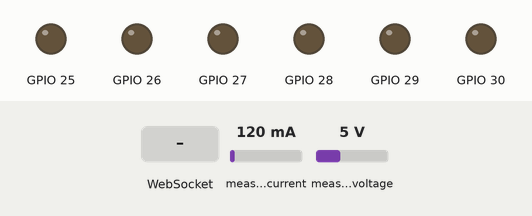
This sketch was run on a simulated ESP32. Shown: output pins drawn as LEDs (lit = HIGH). Inputs (shaded band) come from the test bench; at power-on: measured current 120 mA, measured voltage 5 V. WiFi joins after 1.5 s; servers stay silent unless stated; what the sketch prints to the serial monitor is not drawn.

Above: at 2.7 s.
2.8 s: WebSocket text "updateThreshold" received
At 3.16 s:
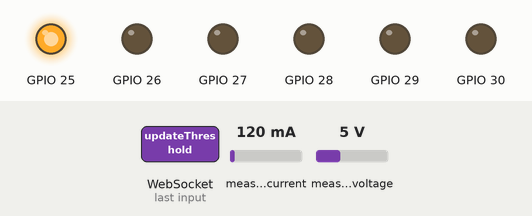
At 3.8 s:
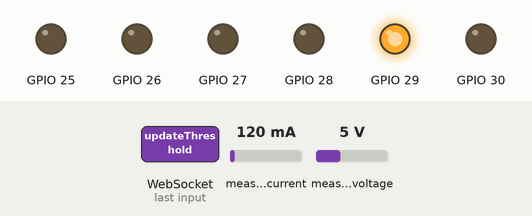
Timing chart, 0 to 13.4 s (numbered marks = the images above; inputs shaded):
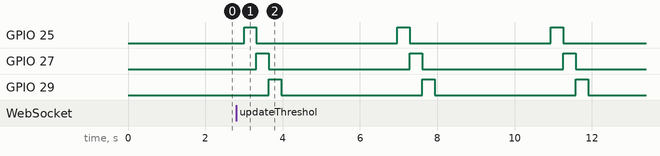

Measured:
- by itself, GPIO 25, GPIO 27, GPIO 29: alternates HIGH for 0.32 s and LOW for 3.6 s

The sketch:

power_monitor2.ino
```cpp
#include <WiFi.h>
#include <WebSocketsClient.h>
#include <ArduinoJson.h>
#include <PZEM004Tv30.h>
#include <vector>

// WiFi credentials for YOUR HOME NETWORK
const char* ssid = "YOUR_WIFI_SSID";
const char* password = "YOUR_WIFI_PASSWORD";

// Cloud WebSocket Server (Replace with your server)
const char* wsHost = "your-cloud-websocket-server.com";
const int wsPort = 443;
const char* wsPath = "/ws";

WebSocketsClient webSocket;
PZEM004Tv30 pzem(Serial2, 16, 17);

class EnergyRoom {
public:
    String id;
    String name;
    float threshold;
    uint8_t measPin;
    uint8_t cutoffPin;
    float currentPower = -1;
    bool cutoffState = false;
    bool bypassDetected = false;

    EnergyRoom(String id, String name, uint8_t mPin, uint8_t cPin, float thresh)
    : id(id), name(name), measPin(mPin), cutoffPin(cPin), threshold(thresh) {
        pinMode(measPin, OUTPUT);
        pinMode(cutoffPin, OUTPUT);
        digitalWrite(measPin, LOW);
        digitalWrite(cutoffPin, LOW);
    }

    void measure() {
        digitalWrite(measPin, HIGH);
        delay(300);
        float power = pzem.power();
        digitalWrite(measPin, LOW);

        if(!isnan(power)) {
            currentPower = power;
            if(power > threshold) {
                digitalWrite(cutoffPin, HIGH);
                cutoffState = true;
            }
        }
        bypassDetected = (cutoffState && currentPower > 10);
    }

    void sendData() {
        DynamicJsonDocument doc(256);
        doc["id"] = id;
        doc["power"] = currentPower;
        doc["threshold"] = threshold;
        doc["cutoff"] = cutoffState;
        doc["bypass"] = bypassDetected;

        String output;
        serializeJson(doc, output);
        webSocket.sendTXT(output);
    }
};

std::vector<EnergyRoom> rooms;
unsigned long lastSend = 0;

void webSocketEvent(WStype_t type, uint8_t* payload, size_t length) {
    switch(type) {
        case WStype_DISCONNECTED:
            Serial.println("Disconnected from cloud!");
            break;

        case WStype_CONNECTED:
            Serial.println("Connected to cloud!");
            // Send initial room configuration
            for(auto& room : rooms) {
                room.sendData();
            }
            break;

        case WStype_TEXT:
            handleCommand(payload, length);
            break;
    }
}

void handleCommand(uint8_t* payload, size_t length) {
    DynamicJsonDocument doc(256);
    deserializeJson(doc, payload, length);

    String command = doc["command"].as<String>();
    String roomId = doc["id"].as<String>();

    for(auto& room : rooms) {
        if(room.id == roomId) {
            if(command == "updateThreshold") {
                room.threshold = doc["value"];
            }
            else if(command == "reset") {
                digitalWrite(room.cutoffPin, LOW);
                room.cutoffState = false;
            }
            room.sendData();
        }
    }
}

void setup() {
    Serial.begin(115200);
    WiFi.begin(ssid, password);

    while(WiFi.status() != WL_CONNECTED) {
        delay(500);
        Serial.print(".");
    }
    Serial.println("\nConnected to WiFi!");

    webSocket.beginSSL(wsHost, wsPort, wsPath);
    webSocket.onEvent(webSocketEvent);
    webSocket.setReconnectInterval(5000);

    // Initialize rooms
    rooms.emplace_back("1", "Living Room", 25, 26, 2500);
    rooms.emplace_back("2", "Bedroom", 27, 28, 2000);
    rooms.emplace_back("3", "Kitchen", 29, 30, 3000);
}

void loop() {
    webSocket.loop();

    if(millis() - lastSend > 3000) {
        for(auto& room : rooms) {
            room.measure();
            room.sendData();
        }
        lastSend = millis();
    }
}
```
